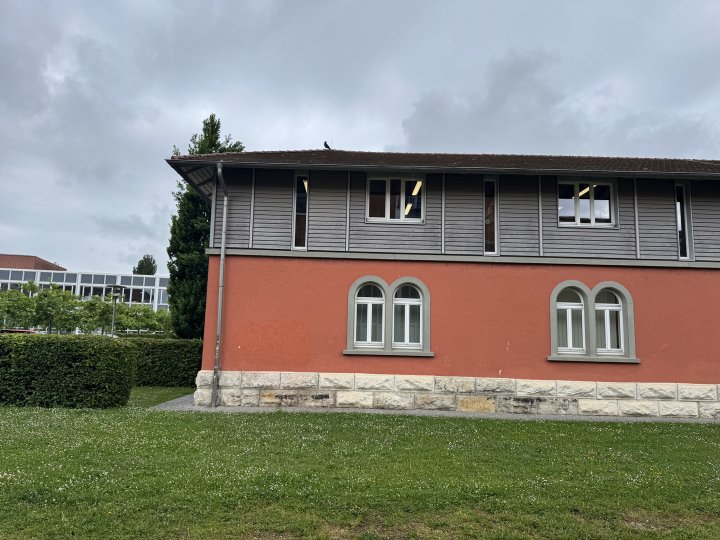
#> input picture data/stiching/bib_1.jpeg, 1440 x 1080 px (shown at 1/2 size)
$ jupyter execute CV3_final.ipynb
#> lines starting #> are read from the running program, lines starting #| are printed output that depends on the picture; after the words box and inside, x2 and y2 are one past the last pixel; in counts of white or black regions, pixels touching at a corner belong together
[cell 1]
def compute_homography(src, dst):
    """dst ≃ H·src (homogene)."""
    A = []
    for (x, y), (u, v) in zip(src, dst):
        A.extend([
            [-x, -y, -1, 0, 0, 0, u*x, u*y, u],
            [ 0, 0, 0, -x, -y, -1, v*x, v*y, v]
        ])
    A = np.asarray(A, dtype=float)

    _, _, vh = np.linalg.svd(A)
    h = vh[-1] / vh[-1, -1] # Normierung → h33 = 1
    return h.reshape(3, 3)

[cell 2]
import numpy as np
import cv2
import matplotlib.pyplot as plt
from PIL import Image

def calculate_pixel_weights(image_height, image_width):
    j_indices = np.arange(image_height)
    i_indices = np.arange(image_width)
    weight_j = 1.0 - (2.0 / image_height) * np.abs(j_indices - (image_height - 1) / 2.0)
    weight_i = 1.0 - (2.0 / image_width) * np.abs(i_indices - (image_width - 1) / 2.0)
    weight_j[weight_j < 0] = 0
    weight_i[weight_i < 0] = 0
    weights_map = np.outer(weight_j, weight_i)
    return weights_map

def visualize_points(image_points_list, file_paths_list): # Matched your provided signature
    fig, axs = plt.subplots(1, len(file_paths_list), figsize=(5 * len(file_paths_list), 5))
    if len(file_paths_list) == 1:
        axs = [axs]
    for idx, (coords_np_array, fname) in enumerate(zip(image_points_list, file_paths_list)):
        try:
            img = Image.open(fname)
            axs[idx].imshow(img)
            axs[idx].axis('off')
            # coords_np_array is expected to be a NumPy array of shape (N, 2)
            if coords_np_array is not None and coords_np_array.shape[0] > 0:
                x = coords_np_array[:, 0]
                y = coords_np_array[:, 1]
                axs[idx].scatter(x, y, c='r', s=50)
            axs[idx].set_title(f"Image {idx+1}")
        except FileNotFoundError:
            axs[idx].text(0.5, 0.5, 'Image not found', horizontalalignment='center', verticalalignment='center')
            axs[idx].set_title(f"Image {idx+1} (not found)")
            axs[idx].axis('off')
    plt.tight_layout()
    plt.show()

[cell 3]
# Aufgabe c: Einfache Bildverschmelzung
def blend_images_simple(img1_warped, weights1_warped, img2_warped, weights2_warped, method='weighted_average'):
    if img1_warped.shape != img2_warped.shape:
        raise ValueError("Warped images must have the same dimensions.")
    if weights1_warped.shape != img1_warped.shape[:2] or \
       weights2_warped.shape != img2_warped.shape[:2]:
        raise ValueError("Weight maps must match image dimensions (HxW).")

    blended_image = np.zeros_like(img1_warped, dtype=img1_warped.dtype)
    blended_weights = np.zeros_like(weights1_warped, dtype=weights1_warped.dtype)

    mask1_active_2d = weights1_warped > 1e-6
    mask2_active_2d = weights2_warped > 1e-6

    cond_img1_only = mask1_active_2d & ~mask2_active_2d
    blended_image[cond_img1_only] = img1_warped[cond_img1_only]
    blended_weights[cond_img1_only] = weights1_warped[cond_img1_only]

    cond_img2_only = mask2_active_2d & ~mask1_active_2d
    blended_image[cond_img2_only] = img2_warped[cond_img2_only]
    blended_weights[cond_img2_only] = weights2_warped[cond_img2_only]

    overlap_active_2d = mask1_active_2d & mask2_active_2d
    if np.any(overlap_active_2d):
        if method == 'weighted_average':
            img1_overlap_pixels = img1_warped[overlap_active_2d]
            img2_overlap_pixels = img2_warped[overlap_active_2d]
            w1_overlap_exp = weights1_warped[overlap_active_2d][..., np.newaxis]
            w2_overlap_exp = weights2_warped[overlap_active_2d][..., np.newaxis]

            numerator = img1_overlap_pixels * w1_overlap_exp + img2_overlap_pixels * w2_overlap_exp
            denominator = w1_overlap_exp + w2_overlap_exp

            blended_image[overlap_active_2d] = numerator / (denominator + 1e-9)
            blended_weights[overlap_active_2d] = (weights1_warped + weights2_warped)[overlap_active_2d]

        elif method == 'max_weight':
            w1_values_in_overlap = weights1_warped[overlap_active_2d]
            w2_values_in_overlap = weights2_warped[overlap_active_2d]
            img1_pixels_overlap = img1_warped[overlap_active_2d]
            img2_pixels_overlap = img2_warped[overlap_active_2d]

            temp_blended_overlap_pixels = np.copy(img1_pixels_overlap)
            temp_weights_overlap = np.copy(w1_values_in_overlap)

            cond_w2_takes_precedence = w2_values_in_overlap >= w1_values_in_overlap

            temp_blended_overlap_pixels[cond_w2_takes_precedence] = img2_pixels_overlap[cond_w2_takes_precedence]
            temp_weights_overlap[cond_w2_takes_precedence] = w2_values_in_overlap[cond_w2_takes_precedence]

            blended_image[overlap_active_2d] = temp_blended_overlap_pixels
            blended_weights[overlap_active_2d] = temp_weights_overlap
        else:
            raise ValueError("Unknown blending method. Choose 'weighted_average' or 'max_weight'.")

    return blended_image, blended_weights

[cell 4]
# Aufgabe d: Multiband Blending
def blend_images_multiband(img1_warped, weights1_warped, img2_warped, weights2_warped, low_pass_kernel_size=(31, 31)):
    # Ensure float for processing, scale if integer
    if img1_warped.dtype != np.float32 and img1_warped.dtype != np.float64:
        img1_was_int = True
        img1_orig_dtype = img1_warped.dtype
        img1_warped_float = img1_warped.astype(np.float32) / 255.0 if np.issubdtype(img1_warped.dtype, np.integer) else img1_warped.astype(np.float32)
    else:
        img1_was_int = False
        img1_warped_float = img1_warped

    if img2_warped.dtype != np.float32 and img2_warped.dtype != np.float64:
        img2_warped_float = img2_warped.astype(np.float32) / 255.0 if np.issubdtype(img2_warped.dtype, np.integer) else img2_warped.astype(np.float32)
    else:
        img2_warped_float = img2_warped

    lp1 = cv2.GaussianBlur(img1_warped_float, low_pass_kernel_size, 0)
    lp2 = cv2.GaussianBlur(img2_warped_float, low_pass_kernel_size, 0)

    hp1 = img1_warped_float - lp1
    hp2 = img2_warped_float - lp2

    # Blend low-pass components using weighted average and get their combined weights
    blended_lp, blended_lp_weights = blend_images_simple(lp1, weights1_warped, lp2, weights2_warped, method='weighted_average')

    # Blend high-pass components using max_weight for details
    # The weights for HP blending are the original warped weights.
    # The resulting image 'blended_hp' will use pixels from hp1 or hp2 based on these weights.
    # We don't explicitly need a separate 'blended_hp_weights' if the final overall weight map
    # is primarily determined by the low-pass (dominant signal) blending.
    blended_hp = np.zeros_like(hp1, dtype=hp1.dtype)

    w1_2d = weights1_warped
    w2_2d = weights2_warped
    mask1_valid_hp = w1_2d > 1e-6
    mask2_valid_hp = w2_2d > 1e-6

    # Non-overlapping for HP
    cond_hp1_only = mask1_valid_hp & ~mask2_valid_hp
    blended_hp[cond_hp1_only] = hp1[cond_hp1_only]

    cond_hp2_only = mask2_valid_hp & ~mask1_valid_hp
    blended_hp[cond_hp2_only] = hp2[cond_hp2_only]

    # Overlapping for HP (max_weight logic for pixels)
    overlap_mask_hp = mask1_valid_hp & mask2_valid_hp
    if np.any(overlap_mask_hp):
        hp1_overlap_pixels = hp1[overlap_mask_hp]
        hp2_overlap_pixels = hp2[overlap_mask_hp]
        w1_overlap_values = w1_2d[overlap_mask_hp]
        w2_overlap_values = w2_2d[overlap_mask_hp]

        temp_blended_hp_overlap = np.copy(hp1_overlap_pixels)
        cond_hp2_takes_precedence = w2_overlap_values >= w1_overlap_values
        temp_blended_hp_overlap[cond_hp2_takes_precedence] = hp2_overlap_pixels[cond_hp2_takes_precedence]
        blended_hp[overlap_mask_hp] = temp_blended_hp_overlap

    final_blended_image_float = blended_lp + blended_hp

    # Convert back to original type if necessary
    if img1_was_int: # Assuming both images started with similar type characteristics
        final_blended_image = np.clip(final_blended_image_float * 255.0, 0, 255).astype(img1_orig_dtype)
    elif np.all(img1_warped >=0) and np.all(img1_warped <=1) and np.issubdtype(img1_warped.dtype, np.floating):
        final_blended_image = np.clip(final_blended_image_float, 0.0, 1.0)
    else:
        final_blended_image = final_blended_image_float

    # The weights of the multiband blended image are primarily determined by the low-pass blending
    return final_blended_image, blended_lp_weights, blended_hp

[cell 5]
# Test

[cell 6]
def run_panorama_stitching_for_n_images():
    print("\n--- Running Panorama Stitching for 4 Images ---")

    # Define image paths (ensure these paths are correct)
    dateien = [
        "data/stiching/bib_1.jpeg",
        "data/stiching/bib_2.jpeg",
        "data/stiching/bib_3.jpeg",
        "data/stiching/bib_4.jpeg"
    ]
    num_images = len(dateien)

    # Define image points for each house (ensure these are accurate)
    Haus1_pts_img = [[1520, 1077], [4513, 1221], [4581, 2961], [1381, 2885]]
    Haus2_pts_img = [[2389, 877], [3993, 837], [4017, 2557], [2465, 2577]]
    Haus3_pts_img = [[3309, 733], [4885, 761], [4921, 3737], [3153, 3561]] # Example, adjust
    Haus4_pts_img = [[1521, 689], [3817, 621], [3873, 2509], [1527, 2477]] # Example, adjust

    all_image_points_input = [
        np.array(Haus1_pts_img, dtype=np.float32),
        np.array(Haus2_pts_img, dtype=np.float32),
        np.array(Haus3_pts_img, dtype=np.float32),
        np.array(Haus4_pts_img, dtype=np.float32)
    ]

    # Define world coordinates for each house
    world_coords_h1 = np.array([[0, 0], [1000, 0], [1000, 600], [0, 600]], dtype=np.float32)
    world_coords_h2 = np.array([[1000, 0], [1800, 0], [1800, 600], [1000, 600]], dtype=np.float32)
    world_coords_h3 = np.array([[1000, 0], [1800, 0], [1800, 600], [1000, 600]], dtype=np.float32) # Adjust
    world_coords_h4 = np.array([[1800, 0], [2600, 0], [2600, 600], [1800, 600]], dtype=np.float32) # Adjust

    all_world_points_input = [world_coords_h1, world_coords_h2, world_coords_h3, world_coords_h4]

    images_orig = []
    images_float = []
    for i in range(num_images):
        img_path = dateien[i]
        img = cv2.imread(img_path)
        if img is None:
            print(f"Warning: File {img_path} not found. Creating dummy image.")
            # Ensure dummy image has consistent dimensions or adapt world coords accordingly
            img = np.zeros((600, 800, 3), dtype=np.uint8)
            cv2.imwrite(img_path, img) # Save dummy if you want to see it with visualize_points
        images_orig.append(img)
        images_float.append(img.astype(np.float32) / 255.0)

    # 1. Compute Homographies for each image to its world plane
    homographies = []
    for i in range(num_images):
        H = compute_homography(all_image_points_input[i], all_world_points_input[i])
        homographies.append(H)

    # 2. Determine overall panorama canvas size
    all_transformed_corners = []
    for i in range(num_images):
        h_orig, w_orig = images_orig[i].shape[:2]
        corners_orig = np.float32([[0,0], [0,h_orig-1], [w_orig-1,h_orig-1], [w_orig-1,0]]).reshape(-1,1,2)
        transformed_corners = cv2.perspectiveTransform(corners_orig, homographies[i])
        all_transformed_corners.append(transformed_corners)

    all_corners_stacked = np.concatenate(all_transformed_corners, axis=0)
    x_min, y_min = np.int32(all_corners_stacked.min(axis=0).ravel() - 0.5)
    x_max, y_max = np.int32(all_corners_stacked.max(axis=0).ravel() + 0.5)

    translation_dist = [-x_min, -y_min]
    H_translation = np.array([[1, 0, translation_dist[0]],
                              [0, 1, translation_dist[1]],
                              [0, 0, 1]], dtype=np.float32)

    output_width = x_max - x_min
    output_height = y_max - y_min

    # Sanity check for output dimensions
    if not(0 < output_width < 20000 and 0 < output_height < 20000):
        print(f"Warning: Calculated output dimensions are extreme ({output_width}x{output_height}). Clamping.")
        # You might need to adjust these default clamping values or debug point correspondences
        output_width = max(1200, min(output_width, 8000))
        output_height = max(800, min(output_height, 8000))


    # 3. Warp all images and their initial weight maps to the final canvas
    warped_images = []
    warped_weights = []
    final_homographies = []

    for i in range(num_images):
        H_final = H_translation @ homographies[i]
        final_homographies.append(H_final)

        img_warped = cv2.warpPerspective(images_float[i], H_final, (output_width, output_height))
        warped_images.append(img_warped)

        h_orig, w_orig = images_orig[i].shape[:2]
        weights_orig = calculate_pixel_weights(h_orig, w_orig)
        weights_warped = cv2.warpPerspective(weights_orig.astype(np.float32), H_final, (output_width, output_height))
        weights_warped = np.clip(weights_warped, 0, 1)
        warped_weights.append(weights_warped)

    # 4. Iteratively blend images
    # Initialize with the first image
    current_panorama_simple_avg = warped_images[0].copy()
    current_weights_simple_avg = warped_weights[0].copy()

    current_panorama_simple_max = warped_images[0].copy()
    current_weights_simple_max = warped_weights[0].copy()

    current_panorama_multiband = warped_images[0].copy()
    current_weights_multiband = warped_weights[0].copy()

    blended_phs = []

    for i in range(1, num_images):
        print(f"Blending with image {i+1}...")
        img_next_warped = warped_images[i]
        weights_next_warped = warped_weights[i]

        # Simple Average Blending
        current_panorama_simple_avg, current_weights_simple_avg = blend_images_simple(
            current_panorama_simple_avg, current_weights_simple_avg,
            img_next_warped, weights_next_warped, method='weighted_average'
        )
        current_weights_simple_avg = np.clip(current_weights_simple_avg, 0, 1) # Ensure weights stay in [0,1]

        # Simple Max Weight Blending
        current_panorama_simple_max, current_weights_simple_max = blend_images_simple(
            current_panorama_simple_max, current_weights_simple_max,
            img_next_warped, weights_next_warped, method='max_weight'
        )
        current_weights_simple_max = np.clip(current_weights_simple_max, 0, 1)

        # Multi-band Blending
        current_panorama_multiband, current_weights_multiband, blended_hp = blend_images_multiband(
            current_panorama_multiband, current_weights_multiband,
            img_next_warped, weights_next_warped, low_pass_kernel_size=(21,21) # Kernel size might need tuning
        )
        blended_phs.append(blended_hp)
        current_weights_multiband = np.clip(current_weights_multiband, 0, 1)

   # 5. Display results
    plt.figure(figsize=(20, 15)) # Adjusted figure size

    # Plot original images
    for i in range(num_images):
        plt.subplot(3, num_images, i + 1) # 3 rows, num_images columns
        display_img_orig = cv2.cvtColor(images_orig[i], cv2.COLOR_BGR2RGB) if len(images_orig[i].shape) == 3 and images_orig[i].shape[2] == 3 else images_orig[i]
        cmap_val = 'gray' if len(images_orig[i].shape) == 2 else None
        plt.imshow(display_img_orig, cmap=cmap_val)
        plt.title(f"Original Image {i+1}")
        plt.axis('off')

    # Plot all warped images in the second row
    for i in range(num_images):
        plt.subplot(3, num_images, num_images + i + 1)
        display_warped = warped_images[i]
        # Convert BGR (OpenCV default) to RGB for Matplotlib display if it's a color image
        if len(display_warped.shape) == 3 and display_warped.shape[2] == 3:
            display_warped_rgb = display_warped[..., ::-1]
            plt.imshow(display_warped_rgb)
        else: # Grayscale
            plt.imshow(display_warped, cmap='gray')
        plt.title(f"Warped Image {i+1}")
        plt.axis('off')

    # Plot Blended Panoramas in the third row
    # Define the starting index for blended plots in the third row
    blended_plot_start_col = 1 # Start plotting blended results from the first column of the third row

    # Plot Final Simple Blend (Avg)
    plt.subplot(3, num_images, 2 * num_images + blended_plot_start_col)
    display_blend_avg = current_panorama_simple_avg
    if len(display_blend_avg.shape) == 3 and display_blend_avg.shape[2] == 3:
        display_blend_avg_rgb = display_blend_avg[..., ::-1]
        plt.imshow(display_blend_avg_rgb)
    else:
        plt.imshow(display_blend_avg, cmap='gray')
    plt.title("Final Simple Blend (Avg)")
    plt.axis('off')

    # Plot Final Simple Blend (Max W) - ensure there's space
    if blended_plot_start_col + 1 <= num_images:
        plt.subplot(3, num_images, 2 * num_images + blended_plot_start_col + 1)
        display_blend_max = current_panorama_simple_max
        if len(display_blend_max.shape) == 3 and display_blend_max.shape[2] == 3:
            display_blend_max_rgb = display_blend_max[..., ::-1]
            plt.imshow(display_blend_max_rgb)
        else:
            plt.imshow(display_blend_max, cmap='gray')
        plt.title("Final Simple Blend (Max W)")
        plt.axis('off')

    # Plot Final Multi-band Blend - ensure there's space
    if blended_plot_start_col + 2 <= num_images:
        plt.subplot(3, num_images, 2 * num_images + blended_plot_start_col + 2)
        display_blend_multi = current_panorama_multiband
        if len(display_blend_multi.shape) == 3 and display_blend_multi.shape[2] == 3:
            display_blend_multi_rgb = display_blend_multi[..., ::-1]
            plt.imshow(display_blend_multi_rgb)
        else:
            plt.imshow(display_blend_multi, cmap='gray')
        plt.title("Final Multi-band Blend")
        plt.axis('off')

    plt.tight_layout()
    plt.show()

    return blended_phs


if __name__ == '__main__':
    # Define image points for visualization if needed (using the same as in the main function)
    Haus1_pts_img_vis = [[1520, 1077], [4513, 1221], [4581, 2961], [1381, 2885]]
    Haus2_pts_img_vis = [[2389, 877], [3993, 837], [4017, 2557], [2465, 2577]]
    Haus3_pts_img_vis = [[3309, 733], [4885, 761], [4921, 3737], [3153, 3561]]
    Haus4_pts_img_vis = [[1521, 689], [3817, 621], [3873, 2509], [1527, 2477]]

    all_image_points_for_viz = [
        np.array(Haus1_pts_img_vis, dtype=np.float32),
        np.array(Haus2_pts_img_vis, dtype=np.float32),
        np.array(Haus3_pts_img_vis, dtype=np.float32),
        np.array(Haus4_pts_img_vis, dtype=np.float32)
    ]
    file_paths_for_viz = [
        "../data/stiching/bib_1.jpeg",
        "../data/stiching/bib_2.jpeg",
        "../data/stiching/bib_3.jpeg",
        "../data/stiching/bib_4.jpeg"
    ]

    # Create dummy files if they don't exist, so visualize_points doesn't fail before main run
    for fname in file_paths_for_viz:
        try:
            with open(fname, 'rb') as f:
                pass
        except FileNotFoundError:
            print(f"Warning: File {fname} not found for visualization pre-check. Creating dummy image.")
            dummy_img = np.zeros((100, 100, 3), dtype=np.uint8) # Small dummy
            cv2.imwrite(fname, dummy_img)

    visualize_points(all_image_points_for_viz, file_paths_for_viz)
#> in visualize_points, img is the input picture: PIL image 1440x1080 RGB; mean R, G, B 131.8, 131.9, 121.5
#> in visualize_points, `plt.show()`:
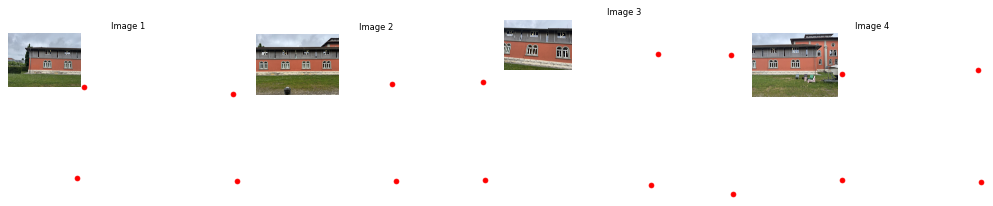
#> figure drawn by matplotlib, 4 panels
    blended_phs = run_panorama_stitching_for_n_images()
#> in run_panorama_stitching_for_n_images, `homographies = []`: homographies = []
#> after the loop in run_panorama_stitching_for_n_images, `for i in range(num_images):`: homographies = 4 items
#> the loop in run_panorama_stitching_for_n_images, `for i in range(num_images):` made 4 passes
#> pass 1, in run_panorama_stitching_for_n_images, `img_warped = cv2.warpPerspective(images_float[i], H_final, (output_wid..`:
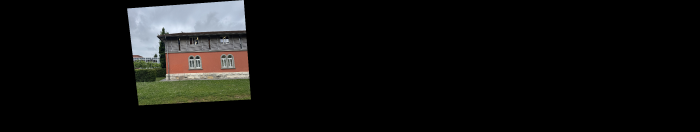
#> img_warped: shape (527, 2799, 3) float32 (shown at 1/4 size); mean of channels 0, 1, 2 0.0594, 0.0639, 0.0639; drawn as B, G, R
#> pass 1, in run_panorama_stitching_for_n_images, `weights_warped = cv2.warpPerspective(weights_orig.astype(np.float32), ..`:
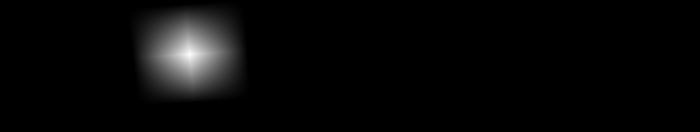
#> weights_warped: shape (527, 2799) float32 (shown at 1/4 size); min 0, max 0.998, mean 0.0307
#> pass 2, in run_panorama_stitching_for_n_images, `img_warped = cv2.warpPerspective(images_float[i], H_final, (output_wid..`:
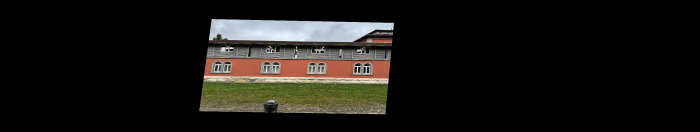
#> img_warped: shape (527, 2799, 3) float32 (shown at 1/4 size); mean of channels 0, 1, 2 0.0762, 0.089, 0.0955; drawn as B, G, R
#> pass 2, in run_panorama_stitching_for_n_images, `weights_warped = cv2.warpPerspective(weights_orig.astype(np.float32), ..`:
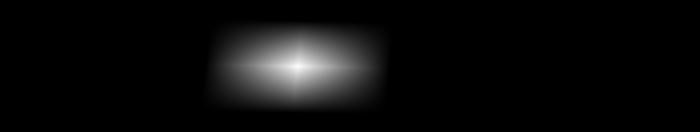
#> weights_warped: shape (527, 2799) float32 (shown at 1/4 size); min 0, max 0.998, mean 0.046
#> the loop in run_panorama_stitching_for_n_images, `for i in range(1, num_images):` made 3 passes
#> pass 1, in blend_images_simple, `mask1_active_2d = weights1_warped > 1e-6`:
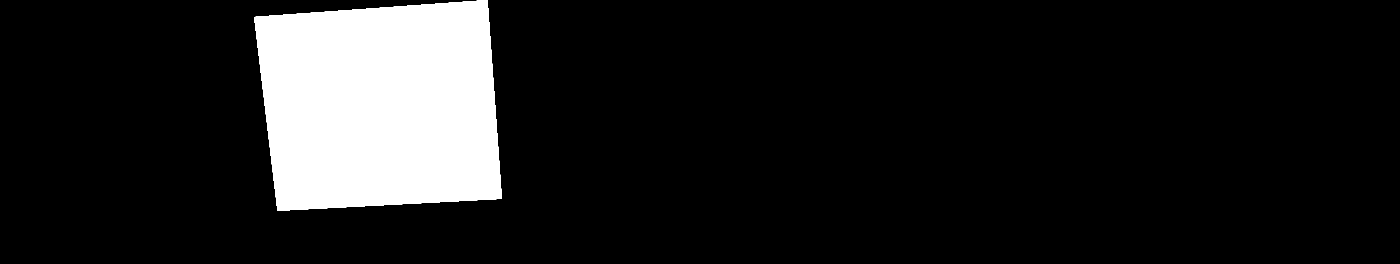
#> mask1_active_2d: shape (527, 2799) bool (shown at 1/2 size); 12.3% white; 1 white region, box (x1, y1, x2, y2) and area: (508, 0, 1004, 422) 181250
#> pass 1, in blend_images_simple, `mask2_active_2d = weights2_warped > 1e-6`:
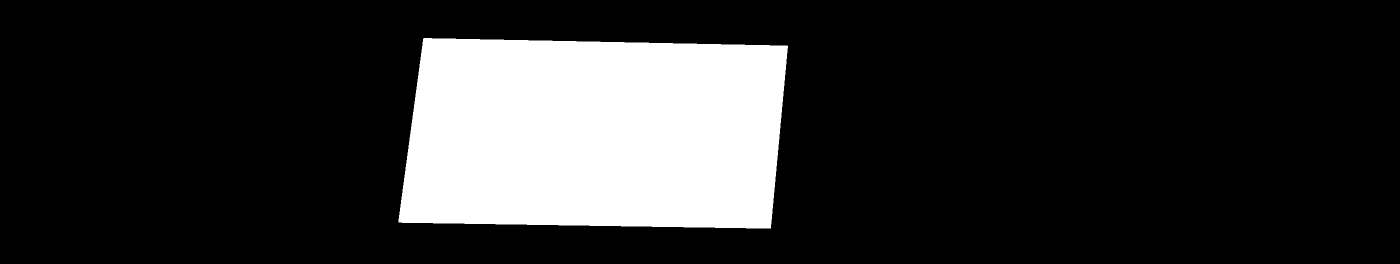
#> mask2_active_2d: shape (527, 2799) bool (shown at 1/2 size); 18.4% white; 1 white region, box (x1, y1, x2, y2) and area: (797, 76, 1576, 457) 271658
#> pass 1, in blend_images_simple, `cond_img1_only = mask1_active_2d & ~mask2_active_2d`:
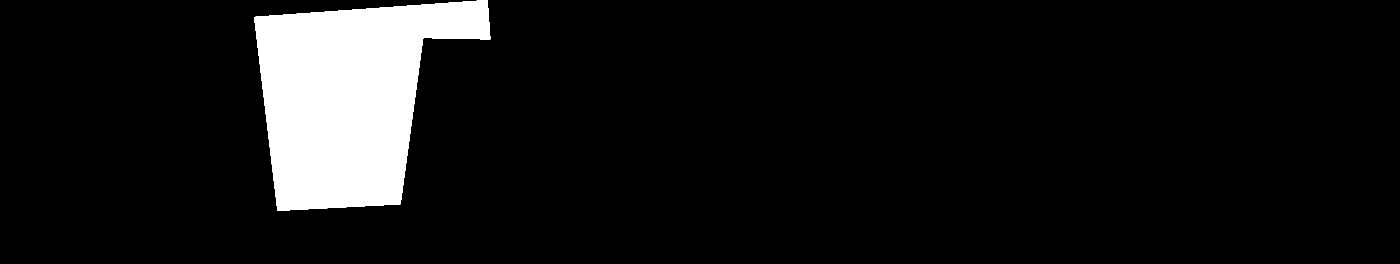
#> cond_img1_only: shape (527, 2799) bool (shown at 1/2 size); 8.6% white; 1 white region, box (x1, y1, x2, y2) and area: (508, 0, 981, 422) 126391
#> (the rest of the program and of its run is left out)
